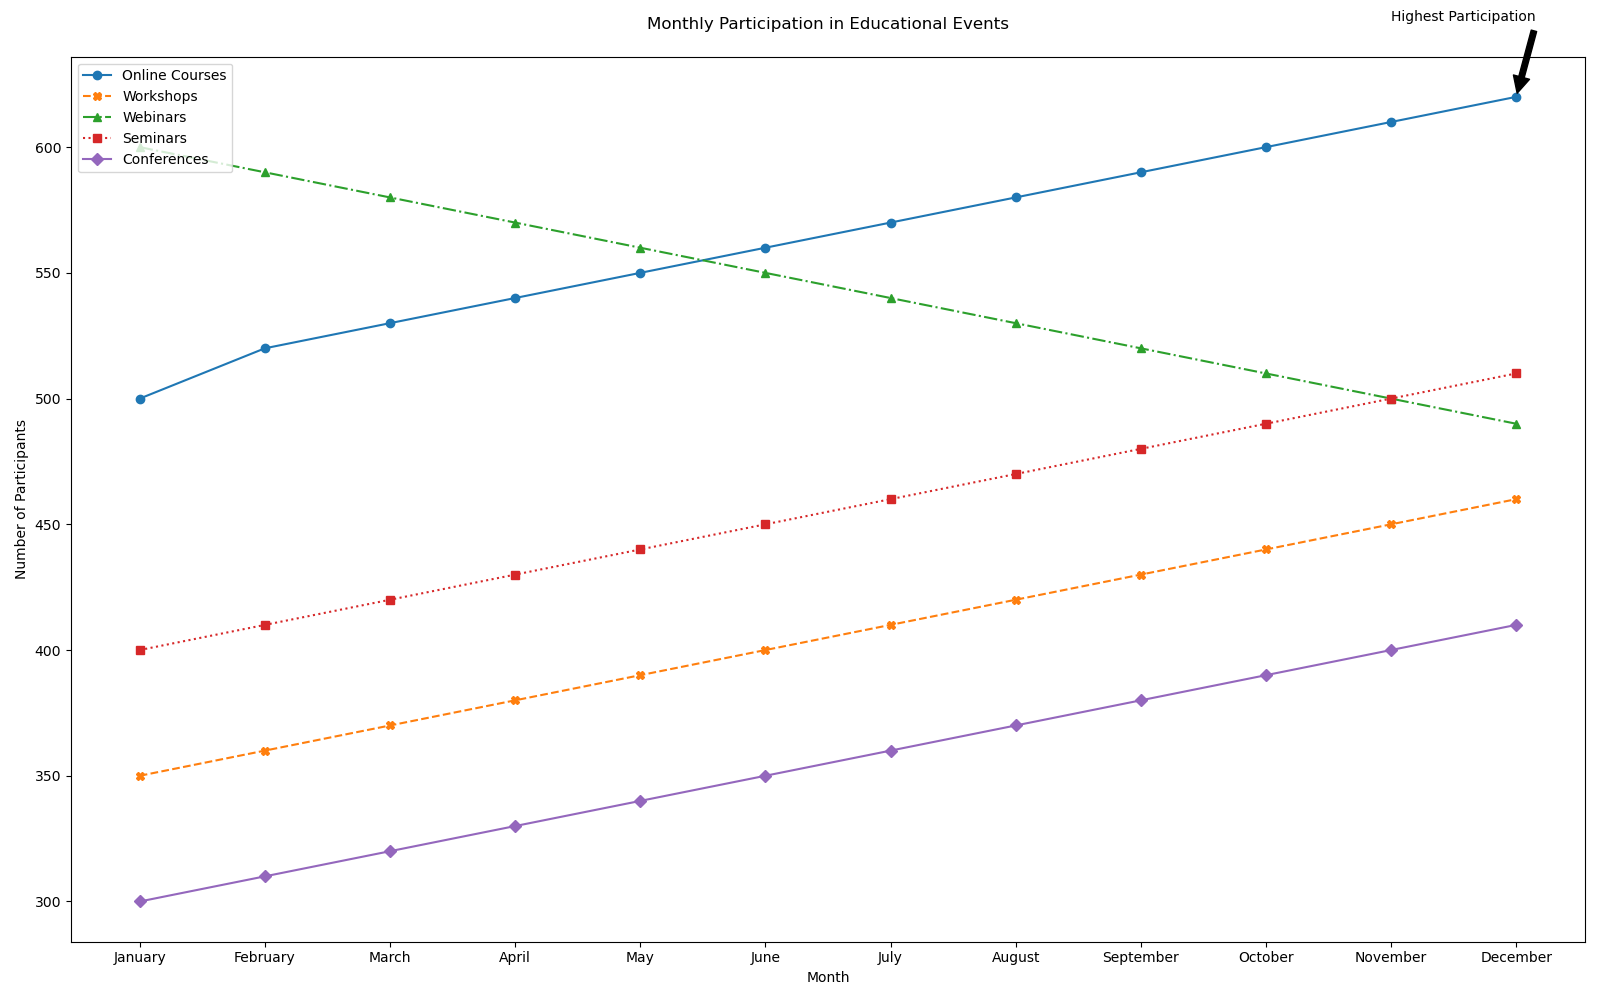

Write Python code to recreate this figure.

import matplotlib.pyplot as plt

# Data from the table
data = [
    {'Month': 'January', 'Online Courses': 500, 'Workshops': 350, 'Webinars': 600, 'Seminars': 400, 'Conferences': 300},
    {'Month': 'February', 'Online Courses': 520, 'Workshops': 360, 'Webinars': 590, 'Seminars': 410, 'Conferences': 310},
    {'Month': 'March', 'Online Courses': 530, 'Workshops': 370, 'Webinars': 580, 'Seminars': 420, 'Conferences': 320},
    {'Month': 'April', 'Online Courses': 540, 'Workshops': 380, 'Webinars': 570, 'Seminars': 430, 'Conferences': 330},
    {'Month': 'May', 'Online Courses': 550, 'Workshops': 390, 'Webinars': 560, 'Seminars': 440, 'Conferences': 340},
    {'Month': 'June', 'Online Courses': 560, 'Workshops': 400, 'Webinars': 550, 'Seminars': 450, 'Conferences': 350},
    {'Month': 'July', 'Online Courses': 570, 'Workshops': 410, 'Webinars': 540, 'Seminars': 460, 'Conferences': 360},
    {'Month': 'August', 'Online Courses': 580, 'Workshops': 420, 'Webinars': 530, 'Seminars': 470, 'Conferences': 370},
    {'Month': 'September', 'Online Courses': 590, 'Workshops': 430, 'Webinars': 520, 'Seminars': 480, 'Conferences': 380},
    {'Month': 'October', 'Online Courses': 600, 'Workshops': 440, 'Webinars': 510, 'Seminars': 490, 'Conferences': 390},
    {'Month': 'November', 'Online Courses': 610, 'Workshops': 450, 'Webinars': 500, 'Seminars': 500, 'Conferences': 400},
    {'Month': 'December', 'Online Courses': 620, 'Workshops': 460, 'Webinars': 490, 'Seminars': 510, 'Conferences': 410}
]

# Extracting months
months = [record['Month'] for record in data]

# Extracting data for each category
online_courses = [record['Online Courses'] for record in data]
workshops = [record['Workshops'] for record in data]
webinars = [record['Webinars'] for record in data]
seminars = [record['Seminars'] for record in data]
conferences = [record['Conferences'] for record in data]

# Start plotting
plt.figure(figsize=(16, 10))

# Plotting each category
plt.plot(months, online_courses, label='Online Courses', marker='o', linestyle='-', color='#1f77b4')
plt.plot(months, workshops, label='Workshops', marker='X', linestyle='--', color='#ff7f0e')
plt.plot(months, webinars, label='Webinars', marker='^', linestyle='-.', color='#2ca02c')
plt.plot(months, seminars, label='Seminars', marker='s', linestyle=':', color='#d62728')
plt.plot(months, conferences, label='Conferences', marker='D', linestyle='-', color='#9467bd')

# Adding titles and labels
plt.title('Monthly Participation in Educational Events', pad=20)
plt.xlabel('Month')
plt.ylabel('Number of Participants')

# Add a legend
plt.legend(loc='upper left')

# Annotate a specific data point
plt.annotate('Highest Participation', xy=('December', 620), xytext=('November', 650),
             arrowprops=dict(facecolor='black', shrink=0.05))

# Improve layout
plt.tight_layout()

# Display the plot
plt.show()
